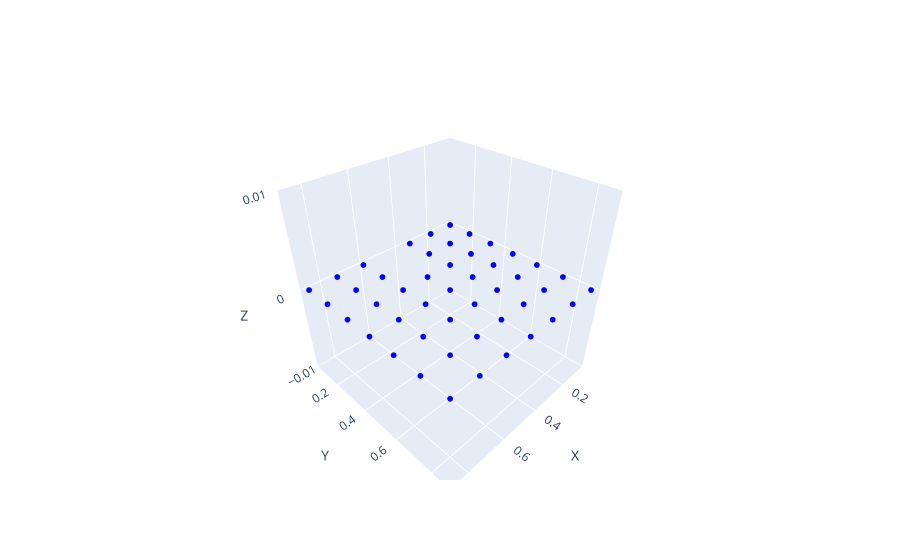

Notebook source saved alongside this figure:
### Code cell
visualize_csv_output_vector(csv_dir + shape_csv, original_point=False)
